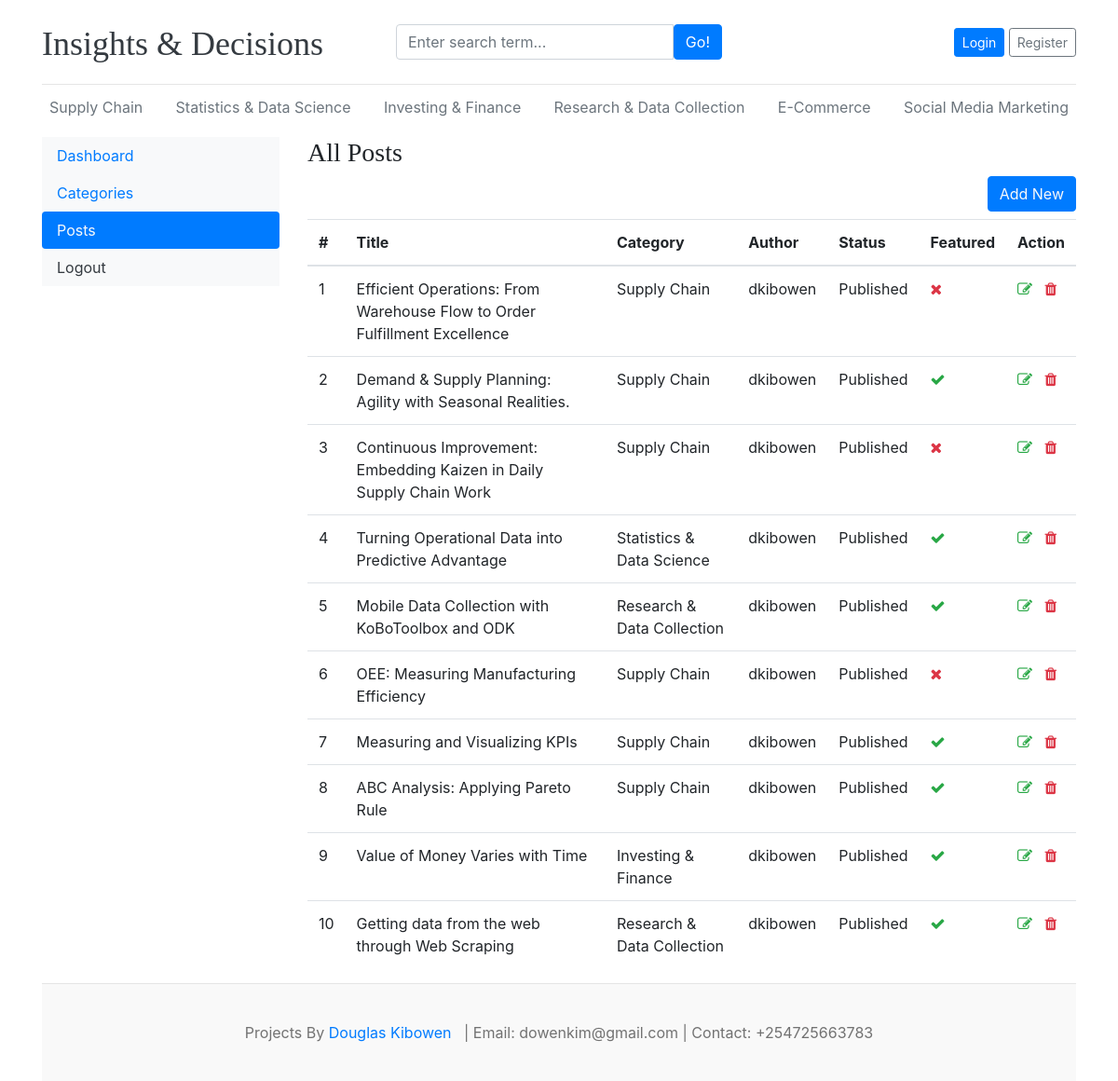
The app's page /dashboard/posts/, older data.
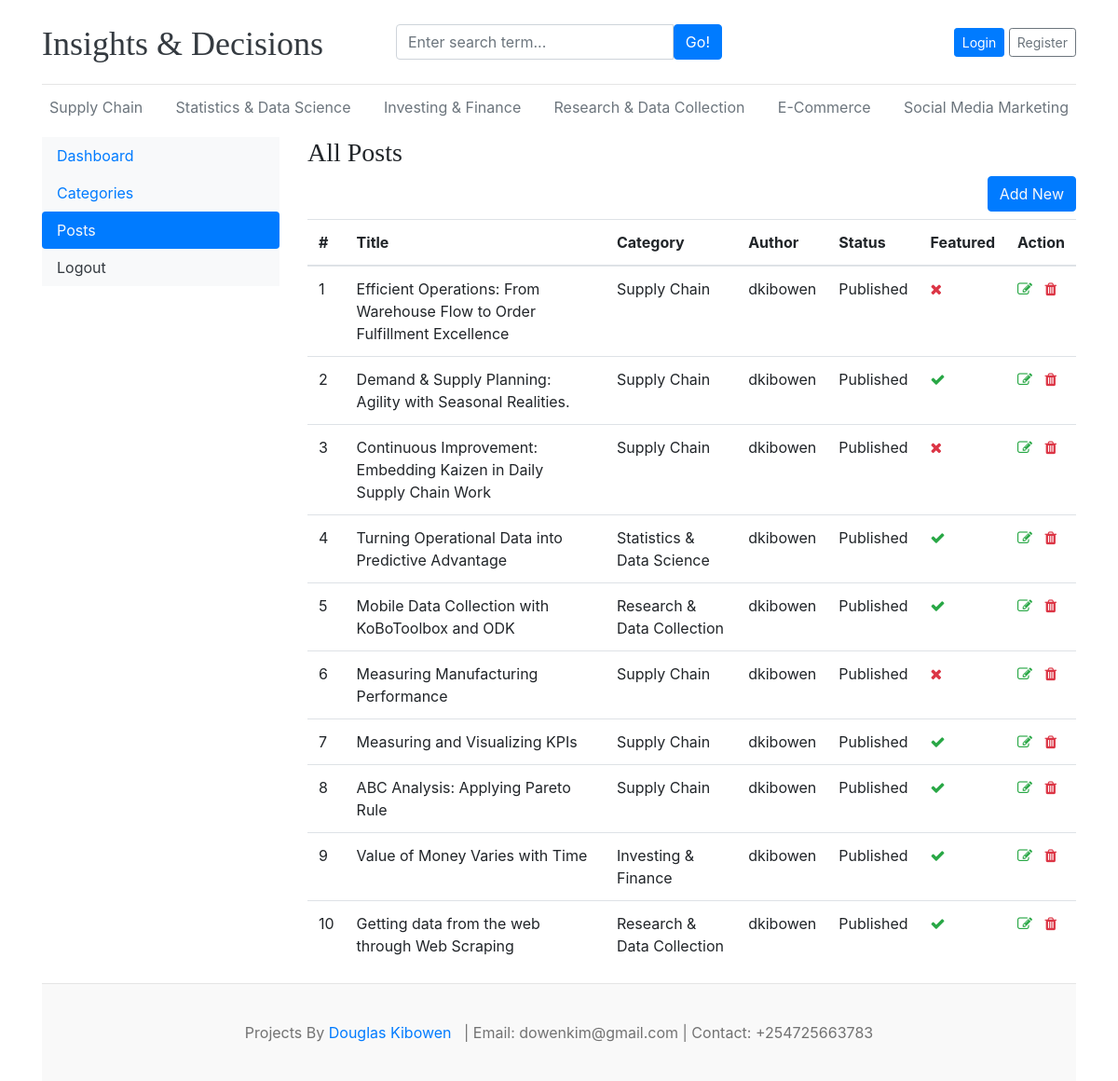
The same page, newer data.
### blogs/models.py (models this page shows)
class Category(models.Model):
    category_name = models.CharField(max_length=100,unique=True)
    created_at = models.DateTimeField(auto_now_add=True)
    updated_at = models.DateTimeField(auto_now=True)
    class Meta:
        verbose_name_plural = "categories"
    def __str__(self):
        return self.category_name

class Blog(models.Model):
    title = models.CharField(max_length=100)
    slug = models.SlugField(max_length=200,unique=True,blank=True)
    category = models.ForeignKey(Category,on_delete=models.CASCADE)
    author = models.ForeignKey(User,on_delete=models.CASCADE)
    featured_image = models.ImageField(upload_to='uploads/%Y/%m/%d')
    short_description = models.TextField(max_length=500)
    blog_body = models.TextField(max_length=5000)
    is_featured = models.BooleanField(default=False)
    status = models.CharField(max_length=20,choices=STATUS_CHOICES,default="Draft")
    created_at = models.DateTimeField(auto_now_add=True)
    updated_at = models.DateTimeField(auto_now=True)
    def __str__(self):
        return self.title

### dashboards/views.py (the view)
# urls.py: path('posts/',views.posts,name='posts'),
def posts(request):
    posts = Blog.objects.all()
    context = {
        "posts":posts,
    }
    return render(request,'dashboard/posts.html',context)

### blogs/context_processors.py (called while the page is built)
def get_categories(request):
    categories = Category.objects.all().order_by('updated_at')
    return dict(categories=categories)

### templates/dashboard/posts.html (shortened to what this page needs)
{% extends 'base.html' %}
{% block content %}
<div class="row">
    {% include 'dashboard/sidebar.html' %}
    <div class="col-md-9">
        <h3>All Posts</h3>
        <a href="{% url 'add_post' %}" class="btn btn-primary text-light float-right mb-2">Add New</a>
        <table class="table table-hover">
            <thead>
                <tr>
                    <th>#</th>
                    <th>Title</th>
                    <th>Category</th>
                    <th>Author</th>
                    <th>Status</th>
                    <th>Featured</th>
                    <th>Action</th>
                </tr>
            </thead>
            <tbody>
                {% for post in posts %}
                <tr>
                    <td>{{ forloop.counter }}</td>
                    <td>{{ post }}</td>
                    <td>{{ post.category }}</td>
                    <td>{{ post.author }}</td>
                    <td>{{ post.status }}</td>
                    <td>{% if post.is_featured %}<i class="fa fa-check text-success"></i>{% else %}<i class="fa fa-times text-danger"></i>{% endif %}</td>
                    <td>
                        <a href="{% url 'edit_post' post.id %}"><i class="fa fa-edit text-success"></i></a>
                        <a href="{% url 'delete_post' post.id %}"><i class="fa fa-trash text-danger"></i></a>
                    </td>
                </tr>
                {% endfor %}
            </tbody>
        </table>
    </div>
</div>
{% endblock %}

### templates/base.html (shortened to what this page needs)
{% load static %}
<!DOCTYPE html>
<html lang="en">
<head>
    <link href="https://getbootstrap.com/docs/4.0/dist/css/bootstrap.min.css" rel="stylesheet">
    <link href="{% static 'css/blog.css' %}" rel="stylesheet">
    <link rel="stylesheet" href="https://cdnjs.cloudflare.com/ajax/libs/font-awesome/4.7.0/css/font-awesome.min.css">
</head>
<body>
    <div class="container">
        <header class="blog-header py-3">
            <div class="row flex-nowrap justify-content-between align-items-center">
                <div class="col-4 pt-1">
                    <a class="blog-header-logo text-dark" href="/">Insights & Decisions</a>
                </div>
                <div class="col-4">
                    <form action="{% url 'search' %}" method="GET">
                        <div class="input-group">
                            <input class="form-control" type="text" name="keyword" value="{{ keyword }}" placeholder="Enter search term..."
                                aria-label="Enter search term..." aria-describedby="button-search" />
                            <button type="submit" class="btn btn-primary" id="button-search" type="button">Go!</button>
                        </div>
                    </form>
                </div>
                <div class="col-4 d-flex justify-content-end align-items-center">
                    {% if not user.is_authenticated %}
                    <a class="btn btn-sm btn-primary" href="{% url 'login' %}">Login</a> &nbsp;
                    <a class="btn btn-sm btn-outline-secondary" href="{% url 'register' %}">Register</a>
                    {% else %}
                    <span><a href="{% url 'dashboard' %}">Dashboard</a></span>
                    &emsp;
                    <span><a href="{% url 'logout' %}">Logout</a></span>
                    {% endif %}
                </div>
            </div>
        </header>
        <div class="nav-scroller py-1 mb-2">
            <nav class="nav d-flex justify-content-between">
                {% for cat in categories %}
                <a class="p-2 text-muted" href="{% url 'posts_by_category' cat.id %}">{{ cat.category_name }}</a>
                {% endfor %}
        </div>
        {% block content %}
        {% endblock %}
        <footer class="blog-footer">
            Projects By <a href="#">Douglas Kibowen</a> &nbsp;
            | Email: dowenkim@gmail.com | Contact: +254725663783
        </footer>
</body>
</html>

### templates/dashboard/sidebar.html (shortened to what this page needs)
     <div class="col-md-3">
        <div class="nav flex-column nav-pills bg-light" aria-orientation="vertical">
            <a href="{% url 'dashboard' %}" class="nav-link {% if '/dashboard/' == request.path %} text-light bg-primary {% endif %}">Dashboard</a>
            <a href="{% url 'categories' %}" class="nav-link {% if '/categories/' in request.path %} text-light bg-primary {% endif %}">Categories</a>
            <a href="{% url 'posts' %}" class="nav-link {% if '/posts/' in request.path %} text-light bg-primary {% endif %}">Posts</a>
            <a href="{% url 'logout' %}" class="nav-link text-dark">Logout</a>
        </div>
     </div>

### douglas_main/static/css/blog.css (style rules this page uses)
.blog-header { border-bottom: 1px solid #e5e5e5; }
.blog-header-logo { font-family: "Playfair Display", Georgia, "Times New Roman", serif; font-size: 2.25rem; }
h1, h2, h3, h4, h5, h6 { font-family: "Playfair Display", Georgia, "Times New Roman", serif; }
.blog-footer { padding: 2.5rem 0; color: #727272; text-align: center; background-color: #f9f9f9; border-top: .05rem solid #e5e5e5; }

Row changes from the older to the newer data that the page shows:
changed Blog: title "OEE: Measuring Manufacturing Efficiency" → "Measuring Manufacturing Performance"
